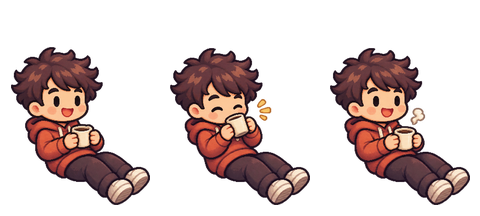
#> input picture assets/office/src/sheets/actor-0-away.png, 480 x 216 px, given in place of flame-vqa019.png, which was not available
$ python vqa019_flame.py
#> lines starting #> are read from the running program, lines starting #| are printed output that depends on the picture
from pathlib import Path
from PIL import Image,ImageDraw,ImageChops
import json,hashlib
R=Path(__file__).resolve().parent;M=json.loads((R/'manifest.json').read_text());s=M['sheets']['flame_aura'];raw=Image.open(R/'src/generated/flame-vqa019.png').convert('RGBA');cells=[]
#> (reads assets/office/manifest.json from the repository)
#> further down, raw is the input picture: PIL image 480x216 RGBA; mean R, G, B, A 39.6, 24.6, 22.7, 77.2
for i in range(4):
 im=raw.crop((round(i*raw.width/4),0,round((i+1)*raw.width/4),raw.height));im.putalpha(im.getchannel('A').point(lambda a:0 if a<24 else a));b=im.getchannel('A').point(lambda a:255 if a>32 else 0).getbbox();cells.append(im.crop(b))
#> this loop made 4 passes
#> b on passes 1 to 4: (11, 47, 120, 205), (0, 48, 120, 204), (0, 54, 120, 205), (0, 48, 110, 205)
#> pass 1, `im = raw.crop((round(i * raw.width / 4), 0, round((i + 1) * raw.width `:
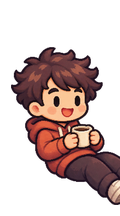
#> im: PIL image 120x216 RGBA; mean R, G, B, A 46.9, 28.3, 26, 93.5; transparent parts drawn white
#> after the loop:
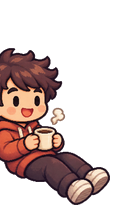
#> im: PIL image 120x216 RGBA; mean R, G, B, A 47.1, 30.4, 27.7, 86.9; transparent parts drawn white
#> after the loop, cells = 4 items
scale=min(124/max(c.width for c in cells),100/max(c.height for c in cells));sheet=Image.new('RGBA',(512,160))
#> after `scale = min(124 / max((c.width for c in cells)), 100 / max((c.height f`: scale = 0.633
#> after `sheet = Image.new('RGBA', (512, 160))`: sheet: PIL image 512x160 RGBA; every value is 0
for i,c in enumerate(cells):
 c=c.resize((round(c.width*scale),round(c.height*scale)),Image.Resampling.LANCZOS);sheet.alpha_composite(c,(i*128+round(64-c.width/2),108-c.height))
#> this loop made 4 passes
sheet.save(R/'src/sheets/flame_aura.png');out=Image.new('RGBA',(320,100))
#> after `out = Image.new('RGBA', (320, 100))`: out: PIL image 320x100 RGBA; every value is 0
for i in range(4):out.alpha_composite(sheet.crop((i*128,0,(i+1)*128,160)).resize((80,100),Image.Resampling.LANCZOS),(i*80,0))
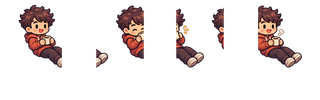
#> out: PIL image 320x100 RGBA; mean R, G, B, A 21.3, 13.2, 12.2, 39.3; transparent parts drawn white
out.save(R/s['file'],'WEBP',quality=85,alpha_quality=100,method=6)
M['effectPlacement']['flame_aura']={'sheet':'flame_aura','referenceActorFrame':[160,216],'anchorInActorFrame':[44,166],'sheetAnchor':[64,144],'renderScaleFormula':'renderedActorFrameHeight / 216','renderSizeToActorFrameHeight':[128/216,160/216],'inkBounds':[2,8,126,108],'emptyLowerBand':[0,109,128,160],'target':'upper back and shoulders, slightly left of torso center','layer':'behind actor, then actor drawn once','clipPolicy':'exclude monitor/keyboard/nameplate foreground only; NEVER intersect with actor opaque silhouette or redraw torso on top of a clipped narrow sliver','minimumVisibleShoulderMarginAtReference':18,'positionFormula':'current pose frame top-left + [44,166]*actorScale - [64,144]*actorScale; never use desk seat or hand center as effect anchor'}
(R/'manifest.json').write_text(json.dumps(M,ensure_ascii=False,indent=2));actors=list(M['actors']);review=Image.new('RGB',(4*480,len(actors)*250),(239,225,200));d=ImageDraw.Draw(review);report={}
for row,actor in enumerate(actors):
 aid=M['actors'][actor]['working'];a=Image.open(R/'src/sheets'/(aid+'.png')).convert('RGBA').crop((0,0,160,216))
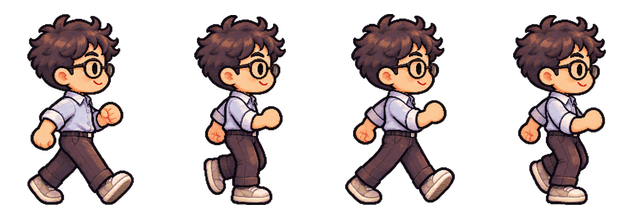
#> input picture assets/office/src/sheets/actor-2-walk_right.png, 640 x 216 px, given in place of actor-0-working.png, which was not available
#> after `a = Image.open(R / 'src/sheets' / (aid + '.png')).convert('RGBA').crop`:
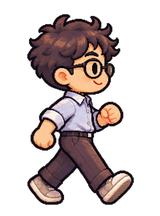
#> a: PIL image 160x216 RGBA; mean R, G, B, A 43.6, 32.8, 31.6, 90.7; transparent parts drawn white
 for f in range(4):
#> (the run stopped early here; a loop or call above may not have finished)
